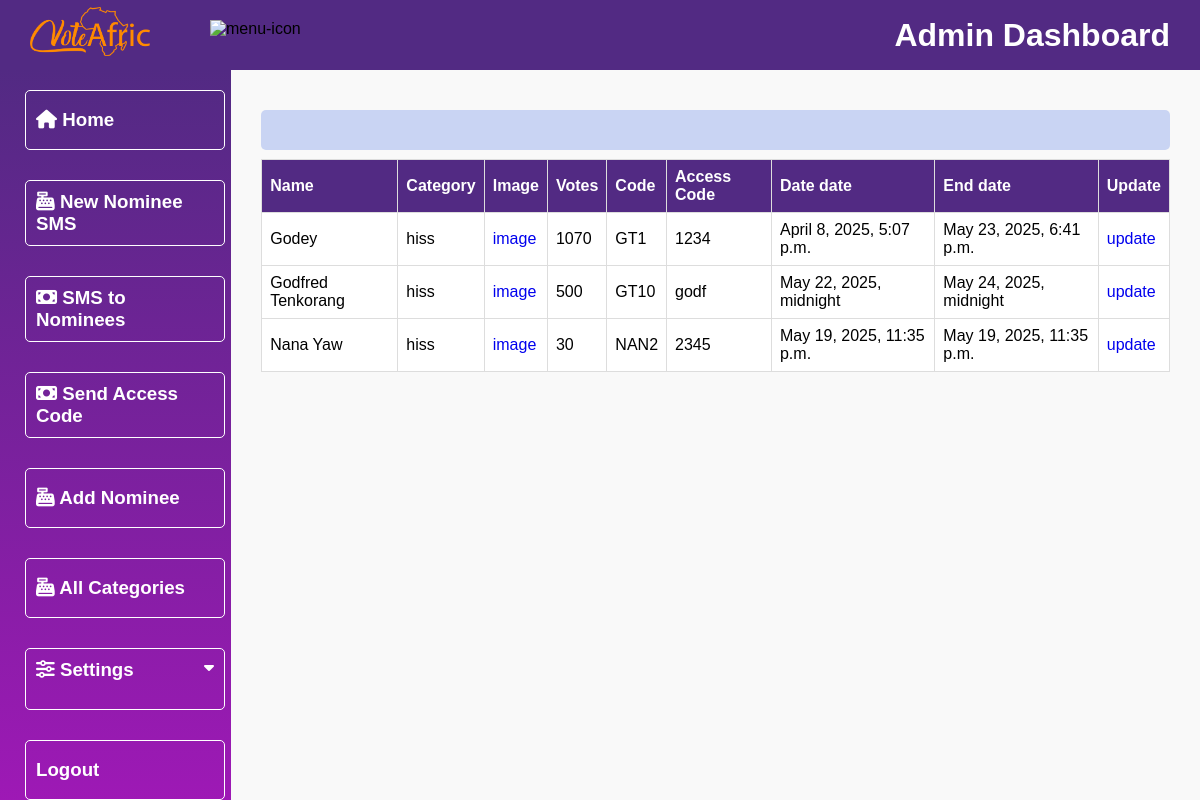
The app's page /maindashboard/get_all_nominees/ghana-wards/ (signed in), older data.
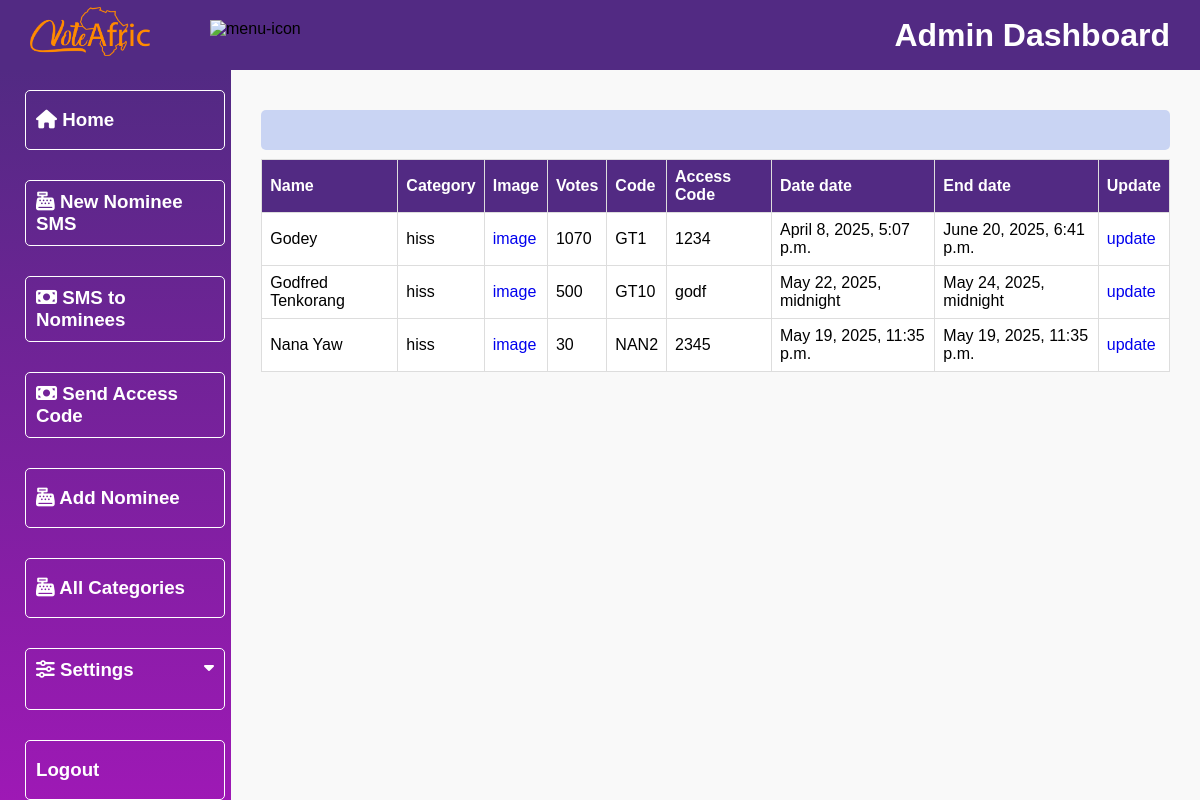
The same page, newer data.
### payment/models.py (models this page shows, shortened)
class Nominees(models.Model):
    category = models.ForeignKey(Category, on_delete=models.CASCADE, null=True)
    sub_category = models.ForeignKey(SubCategory, on_delete=models.CASCADE, null=True)
    name = models.CharField(max_length=100)
    image = models.ImageField(upload_to="nominees")
    slug = models.SlugField(unique=True, null=True)
    total_vote = models.IntegerField(default=0, null=True)
    price_per_vote = models.DecimalField(max_digits=5, decimal_places=2, default=0.50, null=True, blank=True)
    can_vote = models.BooleanField(default=True)
    can_see_result = models.BooleanField(default=True)
    code = models.CharField(max_length=4, unique=True, null=True)
    access_code = models.CharField(max_length=4, unique=True, null=True, blank=True)
    phone_number = models.CharField(max_length=225, null=True, blank=True, default='')
    date_added = models.DateTimeField('date added', null=True)
    end_date = models.DateTimeField('end date', null=True)
    class Meta:
        verbose_name_plural = "nominees"
        ordering = ('-total_vote',)

### vote/models.py (models this page shows, shortened)
class SubCategory(models.Model):
    category = models.ForeignKey(Category, on_delete=models.CASCADE)
    content = models.CharField(max_length=100)
    slug = models.SlugField(unique=True)
    date = models.DateTimeField(timezone.now)
    can_check_result = models.BooleanField(default=False)  # Add this field
    class Meta:
        verbose_name_plural = "sub categories"
        ordering = ('-date',)
    def __str__(self):
        return self.content

### maindashboard/views.py (the view)
# urls.py: path('get_all_nominees/<slug:category_slug>/', views.get_nominee_by_category, name='get_nominee_by_category'),
def get_nominee_by_category(request, category_slug):
    if not request.user.is_staff:
        messages.error(request, "You don't have permission to send SMS.")
        return redirect('adminHome')
    category = None
    award = Nominees.objects.all()
    if category_slug:
        category = get_object_or_404(Category, slug=category_slug)
        award = award.filter(category=category)
    context = {
        'category': category,
        'award': award,
        'title': 'Nominees'
    }
    return render(request, 'maindashboard/get_nominees/nominees.html', context)

### maindashboard/templates/maindashboard/get_nominees/nominees.html (shortened to what this page needs)
{% extends 'maindashboard/base.html' %}
{% load static %}
{% block content %}
<div class="main">
    <div class="transation-details-container">
        <div class="heading">
        </div>
        <div class="table-responsive">
        <table class="revenue-table">
            <thead>
                <tr>
                    <th>Name</th>
                    <th>Category</th>
                    <th>Image</th>
                    <th>Votes</th>
                    <th>Code</th>
                    <th>Access Code</th>
                    <th>Date date</th>
                    <th>End date</th>
                    <th>Update</th>
                </tr>
            </thead>
            {% for p in award %}
            <tbody>
                <tr>
                    <td>{{ p.name }}</td>
                    <td>{{ p.sub_category }}</td>
                    <td><a href="{{ p.image.url }}">image</a></td>
                    <td>{{ p.total_vote }}</td>
                    <td>{{ p.code }}</td>
                    <td>{{ p.access_code }}</td>
                    <td>{{ p.date_added }}</td>
                    <td>{{ p.end_date }}</td>
                    <td><a href="{% url 'update_nominee' p.slug %}">update</a></td>
                </tr>
            </tbody>
            {% endfor %}
        </table>
        </div>
    </div>
</div>
</div>
{% endblock %}

Row changes from the older to the newer data that the page shows:
changed Nominees "Godey": end_date "May 23, 2025, 6:41 p.m." → "June 20, 2025, 6:41 p.m."
